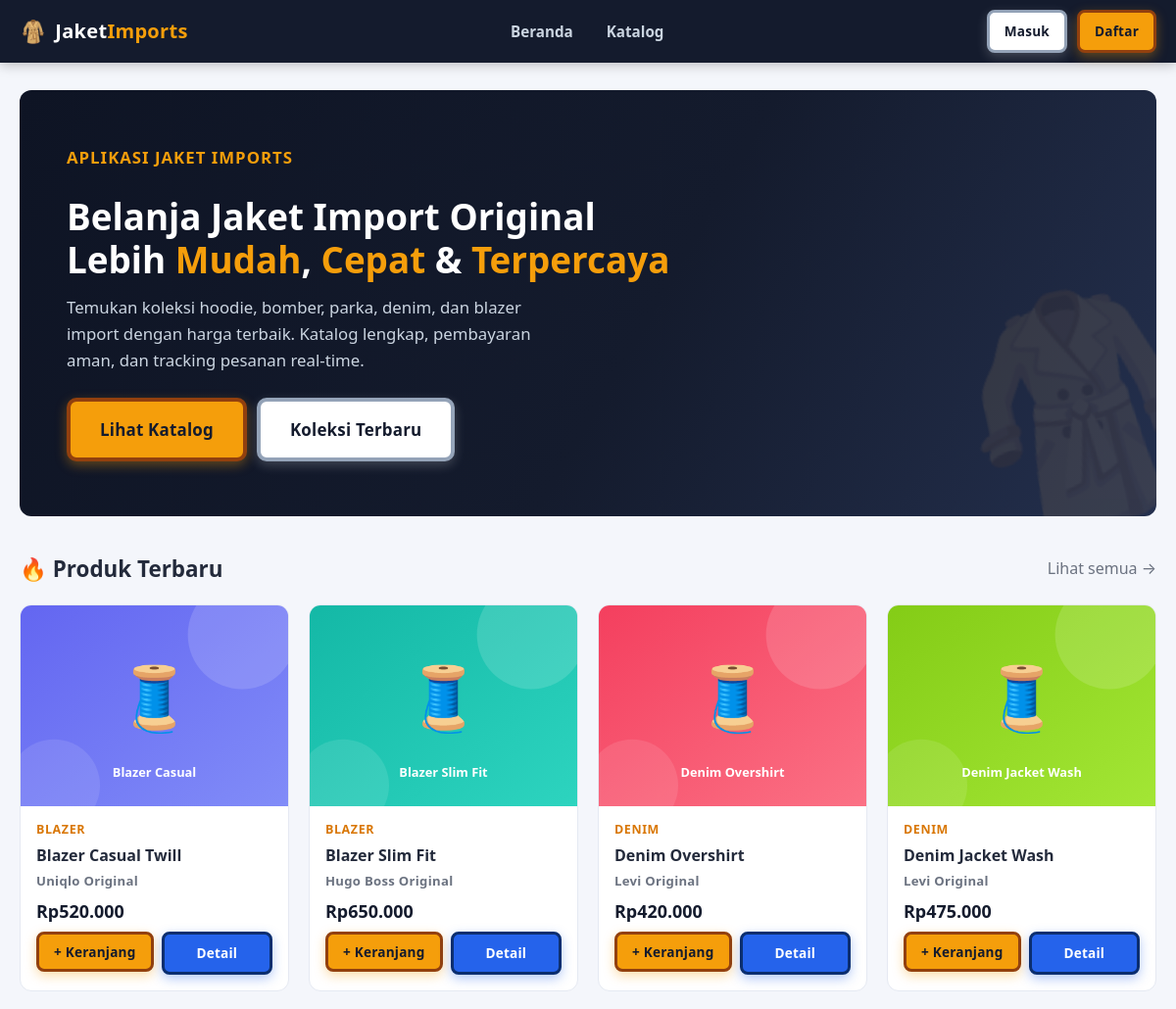
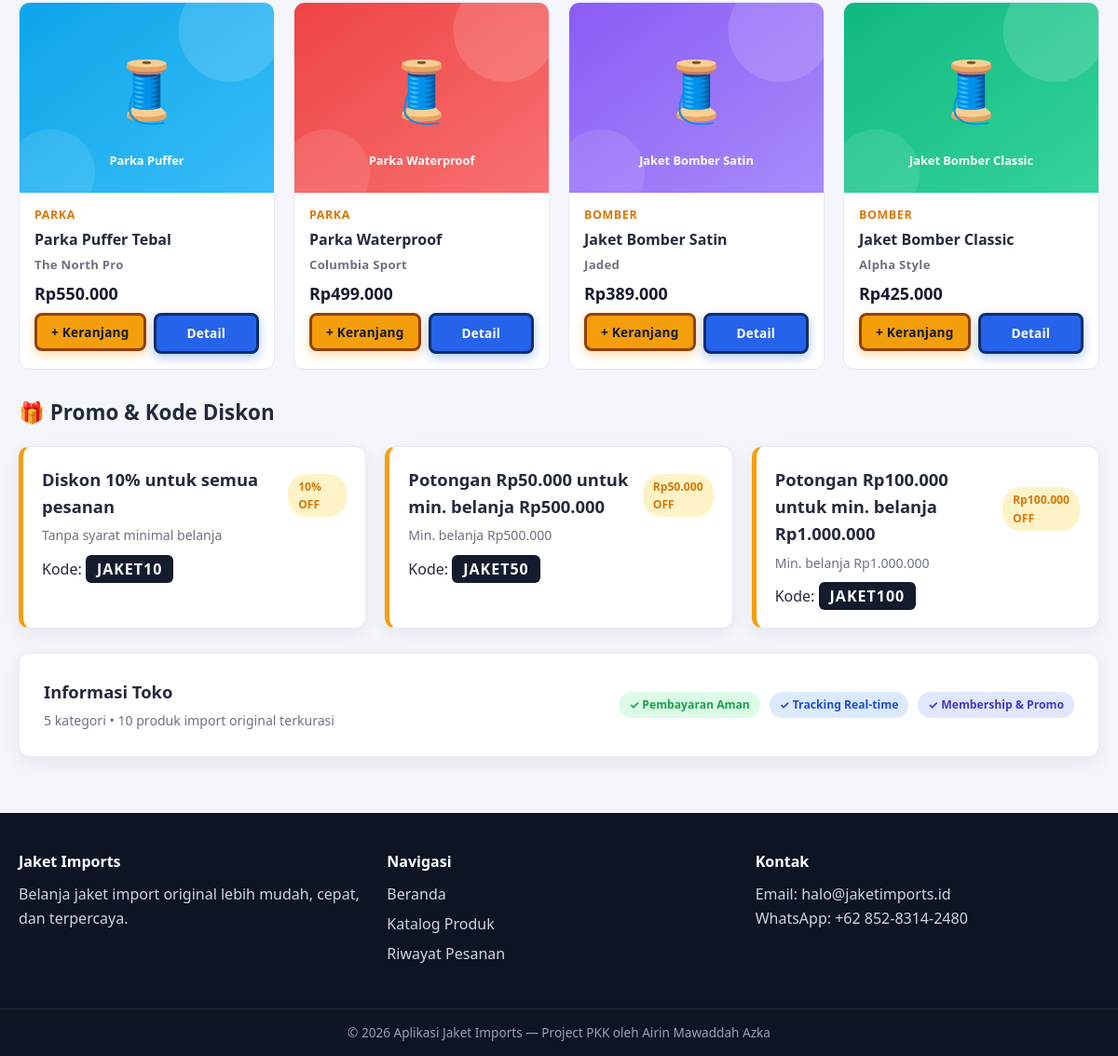
The page / on the database its author committed (2 pictures, top to bottom).
### tables this page shows
CREATE TABLE IF NOT EXISTS products (
  id INT UNSIGNED AUTO_INCREMENT PRIMARY KEY,
  category_id INT UNSIGNED DEFAULT NULL,
  name VARCHAR(150) NOT NULL,
  brand VARCHAR(80) NOT NULL DEFAULT 'Jacket Imports',
  description TEXT DEFAULT NULL,
  price DECIMAL(12,2) NOT NULL DEFAULT 0,
  stock INT NOT NULL DEFAULT 0,
  image VARCHAR(255) DEFAULT NULL,
  is_active TINYINT(1) NOT NULL DEFAULT 1,
  created_at TIMESTAMP DEFAULT CURRENT_TIMESTAMP,
  FOREIGN KEY (category_id) REFERENCES categories(id) ON DELETE SET NULL
);

CREATE TABLE IF NOT EXISTS categories (
  id INT UNSIGNED AUTO_INCREMENT PRIMARY KEY,
  name VARCHAR(80) NOT NULL,
  slug VARCHAR(100) NOT NULL UNIQUE
);

CREATE TABLE IF NOT EXISTS promos (
  id INT UNSIGNED AUTO_INCREMENT PRIMARY KEY,
  code VARCHAR(50) NOT NULL UNIQUE,
  name VARCHAR(120) NOT NULL,
  type ENUM('percent','nominal') NOT NULL DEFAULT 'percent',
  value DECIMAL(12,2) NOT NULL DEFAULT 0,
  min_order DECIMAL(12,2) NOT NULL DEFAULT 0,
  is_active TINYINT(1) NOT NULL DEFAULT 1,
  created_at TIMESTAMP DEFAULT CURRENT_TIMESTAMP
);

### includes/functions.php (called while the page is built, shortened)
<?php
function e($str) {
    return htmlspecialchars((string)$str, ENT_QUOTES, 'UTF-8');
}
function url($path = '') {
    return BASE_URL . '/' . ltrim($path, '/');
}
function rupiah($angka) {
    return 'Rp' . number_format((float)$angka, 0, ',', '.');
}
function product_image($product) {
    $img = $product['image'] ?? null;
    if ($img && file_exists(__DIR__ . '/../images/' . $img)) {
        return url('images/' . $img);
    }
    return url('images/placeholder.svg');
}

### includes/auth.php (called while the page is built, shortened)
<?php
function current_user() {
    return $_SESSION['user'] ?? null;
}

### index.php (the view, shortened to what this page needs)
<?php
require_once __DIR__ . '/includes/header.php';
$latest = $pdo->query(
    "SELECT p.*, c.name AS category_name FROM products p
     LEFT JOIN categories c ON c.id = p.category_id
     WHERE p.is_active = 1 ORDER BY p.id DESC LIMIT 8"
)->fetchAll();
$promos = $pdo->query("SELECT * FROM promos WHERE is_active = 1 ORDER BY id")->fetchAll();
$catCount = $pdo->query('SELECT COUNT(*) FROM categories')->fetchColumn();
$prodCount = $pdo->query('SELECT COUNT(*) FROM products WHERE is_active = 1')->fetchColumn();
?>
<div class="hero">
    <span class="hero-deco">🧥</span>
    <p class="text-muted" style="color:var(--accent);font-weight:700;letter-spacing:1px">APLIKASI JAKET IMPORTS</p>
    <h1>Belanja Jaket Import Original<br>Lebih <em>Mudah</em>, <em>Cepat</em> & <em>Terpercaya</em></h1>
    <p>Temukan koleksi hoodie, bomber, parka, denim, dan blazer import dengan harga terbaik. Katalog lengkap, pembayaran aman, dan tracking pesanan real-time.</p>
    <div class="flex wrap">
        <a class="btn btn-primary btn-lg" href="<?= url('katalog.php') ?>">Lihat Katalog</a>
        <a class="btn btn-outline btn-lg" href="<?= url('katalog.php?cat=' . $pdo->query('SELECT MIN(id) FROM categories')->fetchColumn()) ?>">Koleksi Terbaru</a>
    </div>
</div>
<div class="section-head">
    <h2>🔥 Produk Terbaru</h2>
    <a class="text-muted" href="<?= url('katalog.php') ?>">Lihat semua →</a>
</div>
<div class="grid">
    <?php foreach ($latest as $p): ?>
        <div class="product-card">
            <a class="thumb" href="<?= url('produk.php?id=' . $p['id']) ?>">
                <img src="<?= e(product_image($p)) ?>" alt="<?= e($p['name']) ?>">
            </a>
            <div class="body">
                <span class="cat"><?= e($p['category_name'] ?? 'Umum') ?></span>
                <h3><?= e($p['name']) ?></h3>
                <span class="brand"><?= e($p['brand']) ?></span>
                <span class="price"><?= rupiah($p['price']) ?></span>
                <div class="foot">
                    <?php if ($p['stock'] > 0): ?>
                        <form method="post" action="<?= url('keranjang.php') ?>">
                            <button class="btn btn-sm btn-primary" type="submit">+ Keranjang</button>
                        </form>
                        <a class="btn btn-sm btn-info" href="<?= url('produk.php?id=' . $p['id']) ?>">Detail</a>
                    <?php else: ?>
                        <button class="btn btn-sm btn-outline-dark" disabled>Stok Habis</button>
                        <a class="btn btn-sm btn-info" href="<?= url('produk.php?id=' . $p['id']) ?>">Detail</a>
                    <?php endif; ?>
                </div>
            </div>
        </div>
    <?php endforeach; ?>
</div>
<div class="section-head">
    <h2>🎁 Promo & Kode Diskon</h2>
</div>
<div class="grid" style="grid-template-columns:repeat(auto-fill,minmax(280px,1fr))">
    <?php foreach ($promos as $pr): ?>
        <div class="card" style="padding:20px;border-left:5px solid var(--accent)">
            <div class="flex-between">
                <h3 class="card-title"><?= e($pr['name']) ?></h3>
                <span class="badge badge-warning"><?= e($pr['type'] === 'percent' ? round((float)$pr['value']) . '% OFF' : 'Rp' . number_format((float)$pr['value'], 0, ',', '.') . ' OFF') ?></span>
            </div>
            <?php if ($pr['min_order'] > 0): ?>
                <p class="card-subtitle">Min. belanja <?= rupiah($pr['min_order']) ?></p>
            <?php else: ?>
                <p class="card-subtitle">Tanpa syarat minimal belanja</p>
            <?php endif; ?>
            <p class="mt-2">Kode: <b style="background:var(--dark);color:#fff;padding:4px 12px;border-radius:6px;letter-spacing:1px"><?= e($pr['code']) ?></b></p>
        </div>
    <?php endforeach; ?>
</div>
<div class="card mt-4" style="padding:26px">
    <div class="flex-between wrap">
        <div>
            <h3 class="card-title">Informasi Toko</h3>
            <p class="card-subtitle"><?= $catCount ?> kategori • <?= $prodCount ?> produk import original terkurasi</p>
        </div>
        <div class="flex">
            <span class="badge badge-success">✓ Pembayaran Aman</span>
            <span class="badge badge-info">✓ Tracking Real-time</span>
            <span class="badge badge-primary">✓ Membership & Promo</span>
        </div>
    </div>
</div>
<?php require_once __DIR__ . '/includes/footer.php'; ?>

### includes/header.php (shortened to what this page needs)
<?php require_once __DIR__ . '/../config/db.php';
require_once __DIR__ . '/functions.php';
require_once __DIR__ . '/auth.php';
$user = current_user();
?>
<!DOCTYPE html>
<html lang="id">
<head>
    <link rel="stylesheet" href="<?= url('assets/css/style.css') ?>?v=<?= @filemtime(__DIR__ . '/../assets/css/style.css') ?: time() ?>">
</head>
<body>
<header class="navbar">
    <div class="container navbar-inner">
        <a class="brand" href="<?= url('index.php') ?>">
            <span class="brand-icon">🧥</span>
            <span>Jaket<em>Imports</em></span>
        </a>
        <nav class="nav-menu">
            <a href="<?= url('index.php') ?>">Beranda</a>
            <a href="<?= url('katalog.php') ?>">Katalog</a>
        </nav>
        <div class="nav-actions">
            <?php if ($user): ?>
                <?php if ($user['role'] === 'admin'): ?>
                    <a class="btn btn-sm btn-outline" href="<?= url('admin/index.php') ?>">Dashboard Admin</a>
                <?php endif; ?>
                <div class="dropdown">
                    <button class="btn btn-sm btn-dark dropdown-toggle"><?= e($user['name']) ?> ▾</button>
                    <div class="dropdown-menu">
                        <a href="<?= url('pesanan.php') ?>">Riwayat Pesanan</a>
                        <a href="<?= url('profil.php') ?>">Profil Saya</a>
                        <a href="<?= url('auth/logout.php') ?>">Keluar</a>
                    </div>
                </div>
            <?php else: ?>
                <a class="btn btn-sm btn-outline" href="<?= url('auth/login.php') ?>">Masuk</a>
                <a class="btn btn-sm btn-primary" href="<?= url('auth/register.php') ?>">Daftar</a>
            <?php endif; ?>
        </div>
    </div>
</header>
<main class="container page">

### includes/footer.php (shortened to what this page needs)
</main>
<footer class="site-footer">
    <div class="container footer-grid">
        <div>
            <h4>Jaket Imports</h4>
            <p>Belanja jaket import original lebih mudah, cepat, dan terpercaya.</p>
        </div>
        <div>
            <h4>Navigasi</h4>
            <ul>
                <li><a href="<?= url('index.php') ?>">Beranda</a></li>
                <li><a href="<?= url('katalog.php') ?>">Katalog Produk</a></li>
                <li><a href="<?= url('pesanan.php') ?>">Riwayat Pesanan</a></li>
            </ul>
        </div>
        <div>
            <h4>Kontak</h4>
            <p>Email: halo@jaketimports.id<br>WhatsApp: +62 852-8314-2480</p>
        </div>
    </div>
    <div class="footer-bottom">
        <p>© <?= date('Y') ?> Aplikasi Jaket Imports — Project PKK oleh Airin Mawaddah Azka</p>
    </div>
</footer>
</body>
</html>

### rows shown on the page
products: image (picture), category.name "BLAZER", name "Blazer Casual Twill", brand "Uniqlo Original", price "Rp520.000"
products: image (picture), category.name "BLAZER", name "Blazer Slim Fit", brand "Hugo Boss Original", price "Rp650.000"
products: image (picture), category.name "DENIM", name "Denim Overshirt", brand "Levi Original", price "Rp420.000"
products: image (picture), category.name "DENIM", name "Denim Jacket Wash", brand "Levi Original", price "Rp475.000"
products: image (picture), category.name "PARKA", name "Parka Puffer Tebal", brand "The North Pro", price "Rp550.000"
products: image (picture), category.name "PARKA", name "Parka Waterproof", brand "Columbia Sport", price "Rp499.000"
products: image (picture), category.name "BOMBER", name "Jaket Bomber Satin", brand "Jaded", price "Rp389.000"
products: image (picture), category.name "BOMBER", name "Jaket Bomber Classic", brand "Alpha Style", price "Rp425.000"
promos: name "Diskon 10% untuk semua pesanan", type+value "10% OFF", min_order "Tanpa syarat minimal belanja", code "JAKET10"
promos: name "Potongan Rp50.000 untuk min. belanja Rp500.000", type+value "Rp50.000 OFF", min_order "Rp500.000", code "JAKET50"
promos: name "Potongan Rp100.000 untuk min. belanja Rp1.000.000", type+value "Rp100.000 OFF", min_order "Rp1.000.000", code "JAKET100"

### other values the page prints
$catCount "5"
$prodCount "10"
